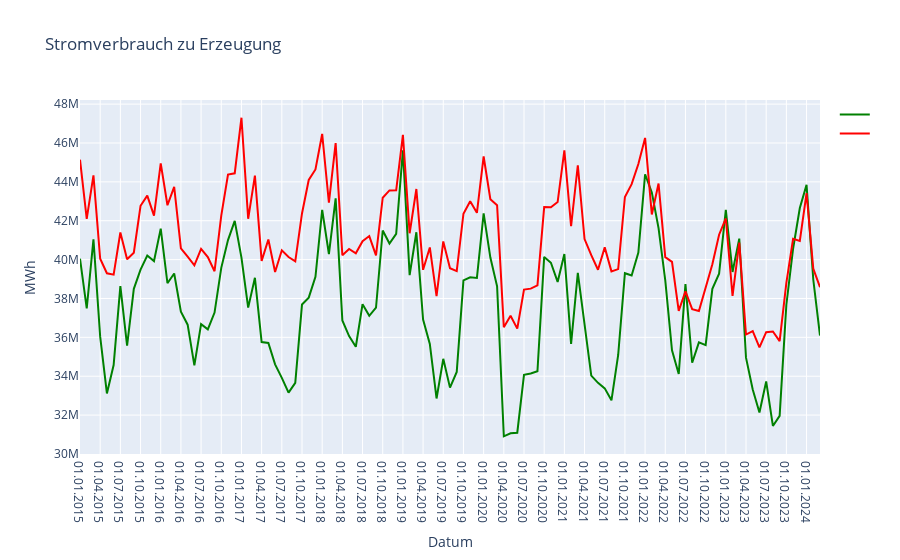

Notebook code for this chart:
### Markdown cell above
## 1 Realisierter Stromverbrauch und Gesamt realisierte Erzeugung

### Code cell
# BEGIN: Code modification
# Assuming that you are using plotly for plotting
import plotly.graph_objects as go

# Calculate the percentage
combined_2015_2024['Realisierte Erzeugung Percentage'] = combined_2015_2024['Realisierte Erzeugung'] / combined_2015_2024['Realisierter Stromverbrauch'] * 100

# Create a line trace for 'Realisierte Erzeugung'
trace_realisierte = go.Scatter(
    x=combined_2015_2024['Datum'],
    y=combined_2015_2024['Realisierte Erzeugung'],
    mode='lines',
    name='',
    line=dict(color='green'),
    hovertemplate='Realisierte Erzeugung: %{y}Wh<br>Percentage: %{text}%',
    text=combined_2015_2024['Realisierte Erzeugung Percentage'].round(2)
)

# Create a line trace for 'Realisierter Stromverbrauch'
trace_realisierter = go.Scatter(
    x=combined_2015_2024['Datum'],
    y=combined_2015_2024['Realisierter Stromverbrauch'],
    mode='lines',
    name='',
    line=dict(color='red'),
    hovertemplate='Realisierter Stromverbrauch: %{y}Wh'
)

# Create a layout
layout = go.Layout(
    title='Stromverbrauch zu Erzeugung',
    xaxis=dict(title='Datum'),
    yaxis=dict(title='MWh')
)

# Create a figure and add traces
fig = go.Figure(data=[trace_realisierte, trace_realisierter], layout=layout)

# Show the figure
fig.show()
# END: Code modification
